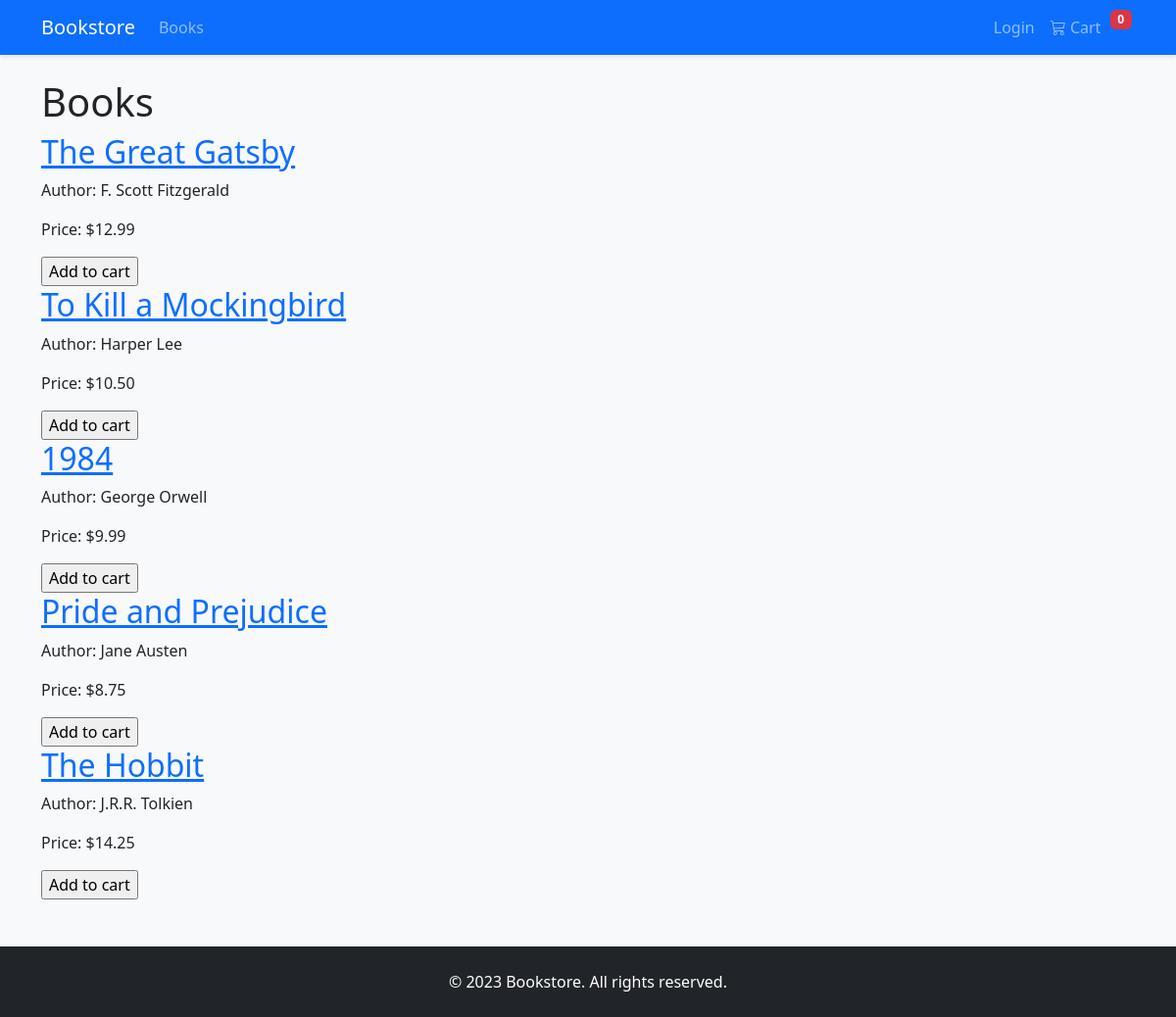
The page /books/ on the database its author committed.
### books/models.py (models this page shows, shortened)
class Book(models.Model):
    title = models.CharField(max_length=200)
    author = models.CharField(max_length=100)
    price = models.DecimalField(max_digits=10, decimal_places=2)
    publications = models.ManyToManyField(Publication)
    cover_image = models.ImageField(upload_to='covers/', blank=True, null=True)
    def get_absolute_url(self):
        return reverse('books:book_detail', args=[self.id])

### books/views.py (the view)
# urls.py: path('', views.book_list, name='book_list'),
def book_list(request):
    books = Book.objects.all()
    publications = Publication.objects.all()
    return render(request, 'books/list.html',
                  {'books': books, 'publications': publications})

### cart/cart.py (called while the page is built)
    def __len__(self):
        return sum(item['quantity'] for item in self.cart.values())

### cart/context_processors.py (called while the page is built)
def cart(request):
    return {'cart': Cart(request)}

### templates/books/list.html (shortened to what this page needs)
{% extends "base.html" %}
{% block content %}
    <h1>Books</h1>
    <div>
        {% for book in books %}
            <div>
                <h2><a href="{{ book.get_absolute_url }}">{{ book.title }}</a></h2>
                <p>Author: {{ book.author }}</p>
                <p>Price: ${{ book.price }}</p>
                <form action="{% url 'cart:cart_add' book.id %}" method="post">
                    <input type="submit" value="Add to cart">
                </form>
            </div>
        {% endfor %}
    </div>
{% endblock %}

### templates/base.html (shortened to what this page needs)
<!DOCTYPE html>
<html lang="en">
<head>
    <link href="https://cdn.jsdelivr.net/npm/bootstrap@5.3.2/dist/css/bootstrap.min.css" rel="stylesheet">
</head>
<body>
    <nav class="navbar navbar-expand-lg navbar-dark bg-primary fixed-top">
        <div class="container">
            <a class="navbar-brand" href="{% url 'books:book_list' %}">Bookstore</a>
            <div class="collapse navbar-collapse" id="navbarNav">
                <ul class="navbar-nav me-auto">
                    <li class="nav-item">
                        <a class="nav-link" href="{% url 'books:book_list' %}">Books</a>
                    </li>
                </ul>
                <ul class="navbar-nav">
                    {% if user.is_authenticated %}
                    <li class="nav-item">
                        <span class="nav-link">Welcome, {{ user.username }}!</span>
                    </li>
                    <li class="nav-item">
                        <a class="nav-link" href="{% url 'logout' %}">Logout</a>
                    </li>
                    {% else %}
                    <li class="nav-item">
                        <a class="nav-link" href="{% url 'login' %}">Login</a>
                    </li>
                    {% endif %}
                    <li class="nav-item">
                        <a class="nav-link position-relative" href="{% url 'cart:cart_detail' %}">
                            <i class="bi bi-cart3"></i> Cart
                            <span class="badge bg-danger cart-badge">{{ cart|length }}</span>
                        </a>
                    </li>
                </ul>
            </div>
        </div>
    </nav>
    <div class="container mt-4">
        {% block content %}
        {% endblock %}
    </div>
    <footer class="bg-dark text-white mt-5 p-4 text-center">
        <div class="container">
            <p class="mb-0">© 2023 Bookstore. All rights reserved.</p>
        </div>
    </footer>
    <link rel="stylesheet" href="https://cdn.jsdelivr.net/npm/bootstrap-icons@1.11.1/font/bootstrap-icons.css">
</body>
</html>

### templates/base.html (style rules this page uses)
body { padding-top: 56px; background-color: #f8f9fa; }
.navbar { box-shadow: 0 2px 4px rgba(0,0,0,.1); }
.cart-badge { position: relative; top: -10px; right: -5px; }

### rows shown on the page
Book: title "The Great Gatsby", author "F. Scott Fitzgerald", price "12.99"
Book: title "To Kill a Mockingbird", author "Harper Lee", price "10.50"
Book: title "1984", author "George Orwell", price "9.99"
Book: title "Pride and Prejudice", author "Jane Austen", price "8.75"
Book: title "The Hobbit", author "J.R.R. Tolkien", price "14.25"

### other values the page prints
{{ cart|length }} "0"
